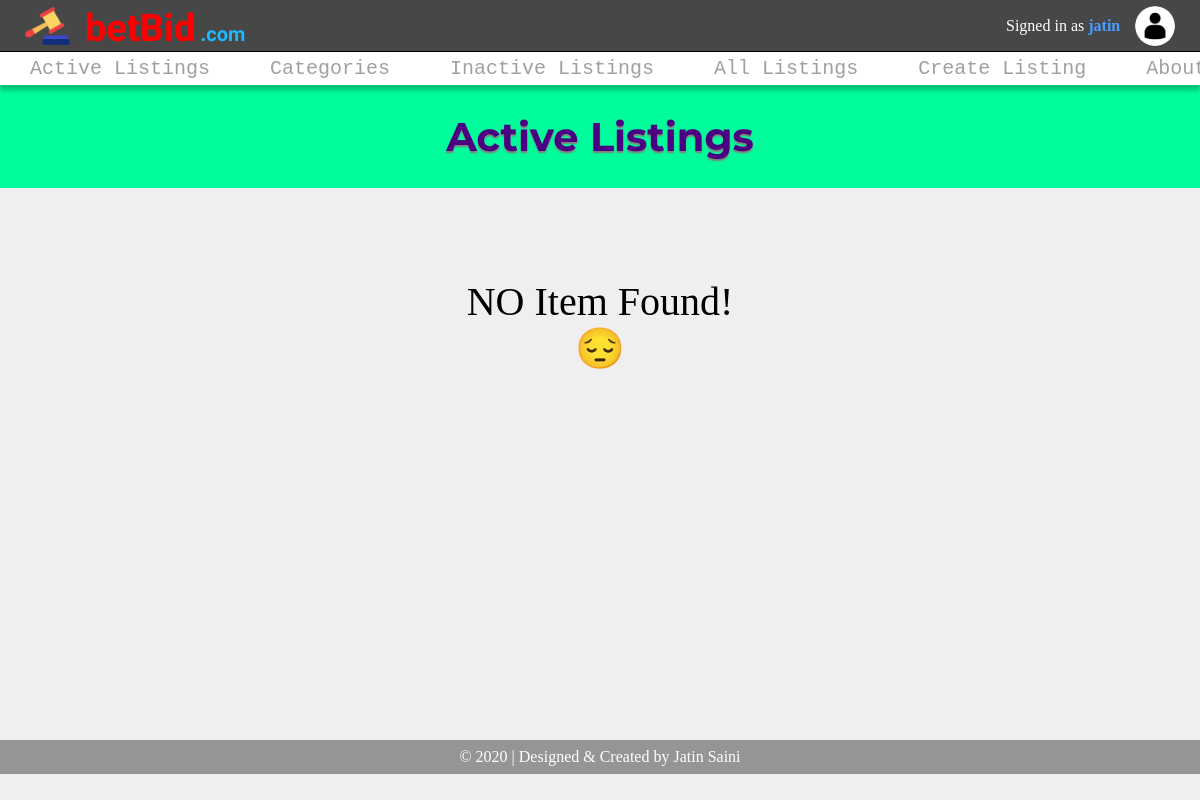
Before: / (signed in) with the older database file.
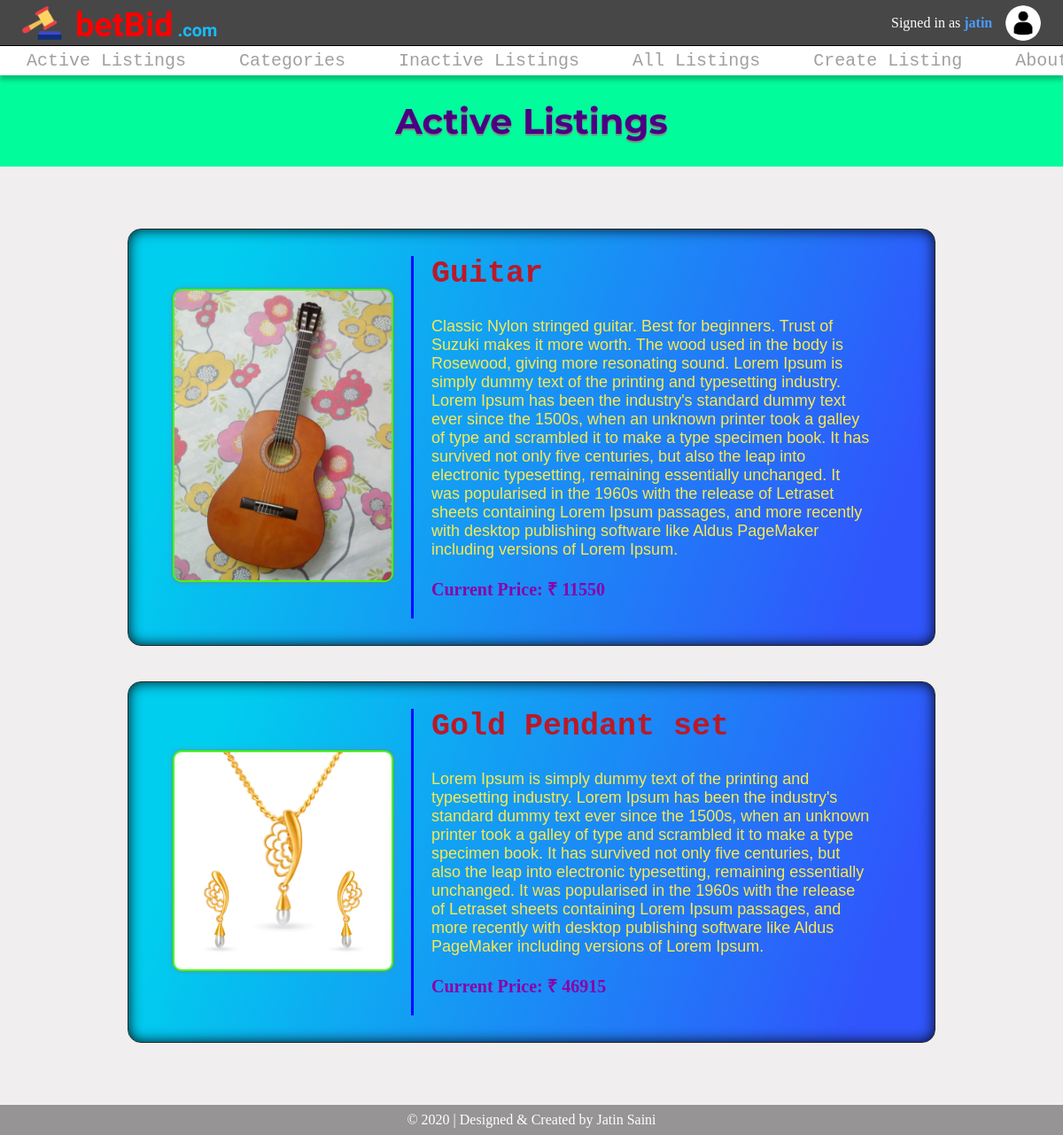
After: the same page with the newer database file.
### auctions/models.py (models this page shows, shortened)
class ListItem(models.Model):
    CATEGORIES = [
        ('Fashion', 'Fashion'),
        ('Toys', 'Toys'),
        ('Electronics', 'Electronics'),
        ('Motor Vehicles', 'Motor Vehicles'),
        ('Furniture', 'Furniture'),
        ('Property', 'Property'),
        ('NONE', 'NONE')
    ]
    active = models.BooleanField()
    title = models.CharField(max_length=50)
    description = models.TextField(max_length=1000)
    reserve_price = models.PositiveIntegerField()
    current_price = models.PositiveIntegerField()
    image = models.ImageField(blank=True, null=True, upload_to = '%Y/%m/%d/')
    category = models.CharField(max_length=50, choices=CATEGORIES, default='NONE')
    creator = models.CharField(max_length=50)
    date = models.DateTimeField(auto_now=True)

### auctions/views.py (the view)
# urls.py: path("", views.index, name="index"),
def index(request):
    items = ListItem.objects.filter(active=True)
    return render(request, "auctions/index.html", {
        "heading" : "Active Listings",
        "items" : items
    })

### auctions/templates/auctions/index.html (shortened to what this page needs)
{% extends "auctions/layout.html" %}
{% load static %}
{% block body %}
<h1 class="heading">{{heading}}</h1>
<main class="index">
    <div class="listings">
        {% for item in items %}
            <div class="item" style="{% if item.active %}background-image: linear-gradient( 109.5deg,  #00ceee 11.2%, #3055fc 91.1% );{% else %}background-image: linear-gradient(to right, #ff416c, #ff4b2b);{% endif %}">
                <a href="{% url 'item' item_id=item.id %}">
                    {% if item.image %}
                    <img src="{{ item.image.url }}" alt="{{item.title}}">
                    {% else %}
                    <img src="{% static 'auctions/images/noimage.png' %}" alt="Image not available">
                    {% endif %}
                </a>
                <div class="details">
                    <a href="{% url 'item' item_id=item.id %}">
                        <h2>{{ item.title }}</h2>
                        <p>{{ item.description }}</p>
                        <h3>{% if item.active %}Current Price{% else %}Sold at{% endif %}: ₹ {{item.current_price}}</h3>
                    </a>
                </div>
            </div>
        {% empty %}
            <p>NO Item Found!<br>😔</p>
        {% endfor %}
    </div>
</main>
{% endblock %}

Changed rows visible on the page:
added ListItem: image (picture), title "Guitar", description "Classic Nylon stringed guitar. Best for beginners. Trust of Suzuki makes it more worth. The wood used in the body is Rosewood, giving more resonating sound. Lorem Ipsum is simply dummy text of the printing and typesetting industry. Lorem Ipsum has been the industry's standard dummy text ever since the 1500s, when an unknown printer took a galley of type and scrambled it to make a type specimen book. It has survived not only five centuries, but also the leap into electronic typesetting, remaining essentially unchanged. It was popularised in the 1960s with the release of Letraset sheets containing Lorem Ipsum passages, and more recently with desktop publishing software like Aldus PageMaker…", active "Current Price", current_price "11550"
added ListItem: image (picture), title "Gold Pendant set", description "Lorem Ipsum is simply dummy text of the printing and typesetting industry. Lorem Ipsum has been the industry's standard dummy text ever since the 1500s, when an unknown printer took a galley of type and scrambled it to make a type specimen book. It has survived not only five centuries, but also the leap into electronic typesetting, remaining essentially unchanged. It was popularised in the 1960s with the release of Letraset sheets containing Lorem Ipsum passages, and more recently with desktop publishing software like Aldus PageMaker including versions of Lorem Ipsum.", active "Current Price", current_price "46915"
Other visible differences:
text no longer shown: "NO Item Found! 😔"
